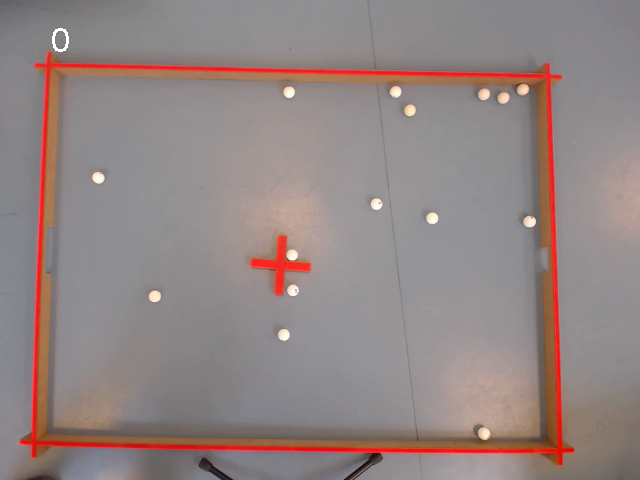
#> input picture detection/roboflow/image_1.jpg, 640 x 480 px, given in place of the camera
$ python live_wall.py
#> lines starting #> are read from the running program, lines starting #| are printed output that depends on the picture; after the words box and inside, x2 and y2 are one past the last pixel; in counts of white or black regions, pixels touching at a corner belong together
import cv2
import numpy as np
from sklearn.cluster import DBSCAN
import time

class LiveStreamProcessor:
    def __init__(self, camera_id=2):
#> in run, frame is the input picture: shape (480, 640, 3); mean B, G, R 131.6, 132.8, 147.1
        self.cap = cv2.VideoCapture(camera_id)
        if not self.cap.isOpened():
            raise Exception("Could not open camera")
        self.cap.set(cv2.CAP_PROP_FRAME_WIDTH, 1024)
        self.cap.set(cv2.CAP_PROP_FRAME_HEIGHT, 768)
        self.last_time = time.time()

    def process_frame(self, frame):
        current_time = time.time()
        # Process the frame as before
        lower_red = np.array([0, 0, 100])
        upper_red = np.array([50, 50, 255])
        mask = cv2.inRange(frame, lower_red, upper_red)
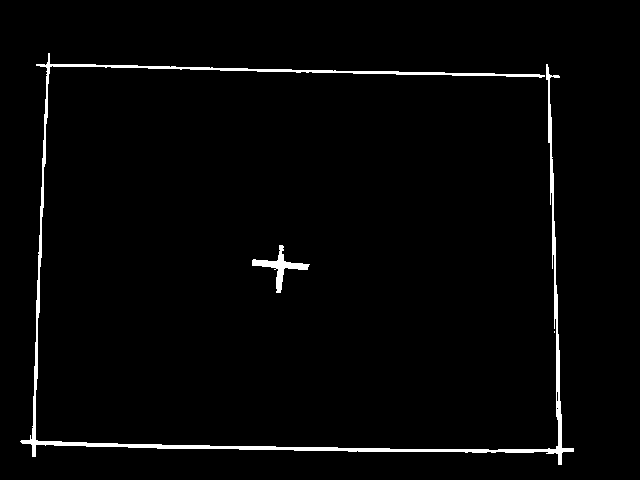
#> mask: shape (480, 640); 2.1% white; 3 white regions (1 under 20 px), largest, box (x1, y1, x2, y2) and area: (20, 53, 574, 465) 5988, (252, 245, 310, 293) 609
        red_img = cv2.bitwise_and(frame, frame, mask=mask)
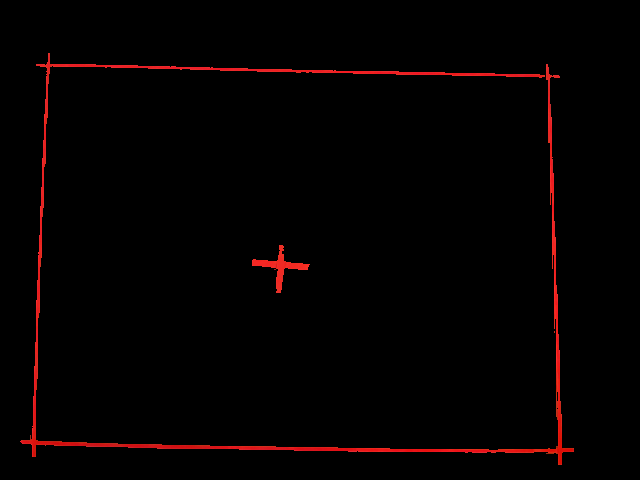
#> red_img: shape (480, 640, 3); mean B, G, R 0.7, 0.7, 4.9
        gray = cv2.cvtColor(red_img, cv2.COLOR_BGR2GRAY)
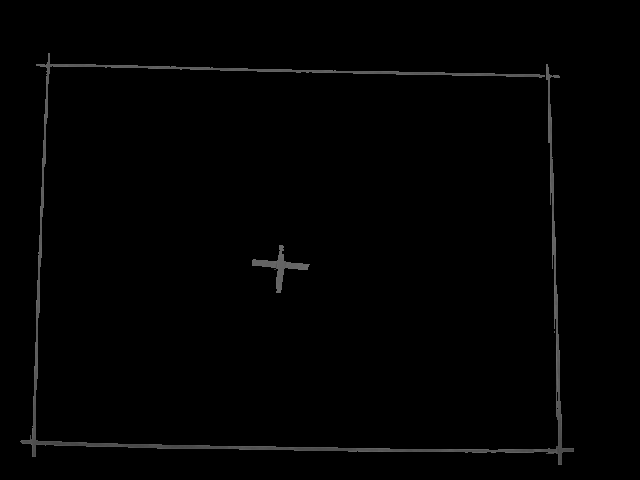
#> gray: shape (480, 640); min 0, max 111, mean 2
        _, bw = cv2.threshold(gray, 128, 255, cv2.THRESH_BINARY | cv2.THRESH_OTSU)
        kernel = np.ones((5, 5), np.uint8)
        bw = cv2.dilate(bw, kernel, iterations=1)
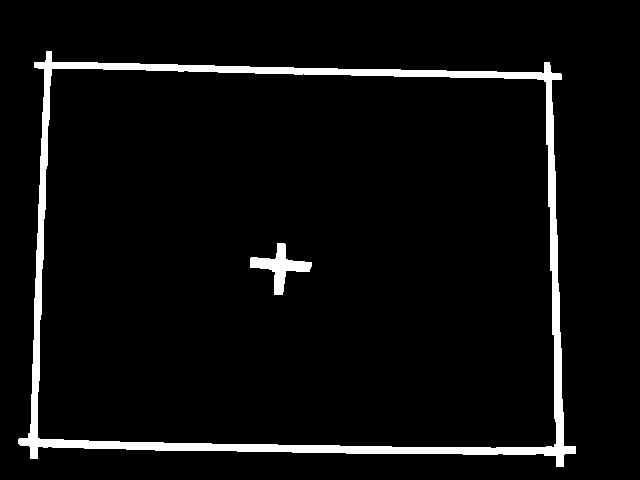
#> bw: shape (480, 640); 4.8% white; 2 white regions, box (x1, y1, x2, y2) and area: (18, 51, 576, 467) 13770, (250, 243, 312, 295) 1083
        bw = cv2.morphologyEx(bw, cv2.MORPH_CLOSE, kernel)
#> bw: shape (480, 640); 4.8% white; 2 white regions, box (x1, y1, x2, y2) and area: (18, 51, 576, 467) 13783, (250, 243, 312, 295) 1086
        bw = cv2.erode(bw, kernel, iterations=1)
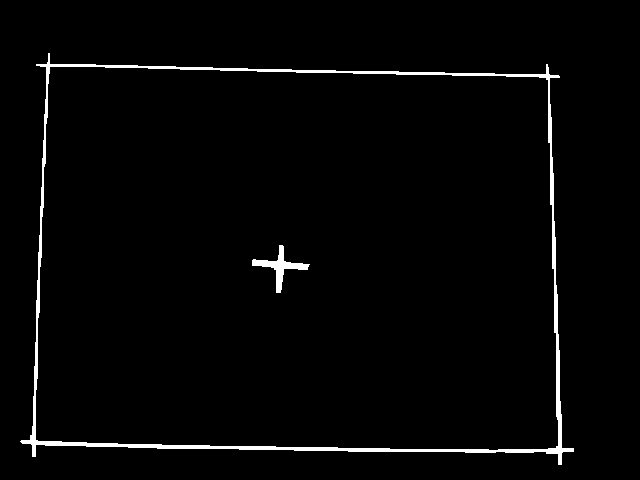
#> bw: shape (480, 640); 2.2% white; 2 white regions, box (x1, y1, x2, y2) and area: (20, 53, 574, 465) 6123, (252, 245, 310, 293) 634
        bw = cv2.dilate(bw, kernel, iterations=1)
        lines = cv2.HoughLinesP(bw, 1, np.pi/180, threshold=62, minLineLength=0, maxLineGap=5)
#> lines = 70 rows, first 6: [18, 441, 575, 451], [504, 78, 526, 78], [19, 444, 575, 453], [29, 446, 434, 453], [21, 441, 54, 441], [34, 66, 561, 75]

        intersections = []
        if lines is not None:
            for x1, y1, x2, y2 in lines[:, 0]:
                cv2.line(frame, (x1, y1), (x2, y2), (0, 255, 0), 2)
#> this loop made 70 passes
#> (x1, y1, x2, y2) on passes 1 to 12: (18, 441, 575, 451), (504, 78, 526, 78), (19, 444, 575, 453), (29, 446, 434, 453), (21, 441, 54, 441), (34, 66, 561, 75), (34, 67, 561, 76), (453, 71, 496, 71), (34, 64, 560, 73), (546, 62, 560, 466), (31, 458, 46, 51), (218, 72, 561, 78)
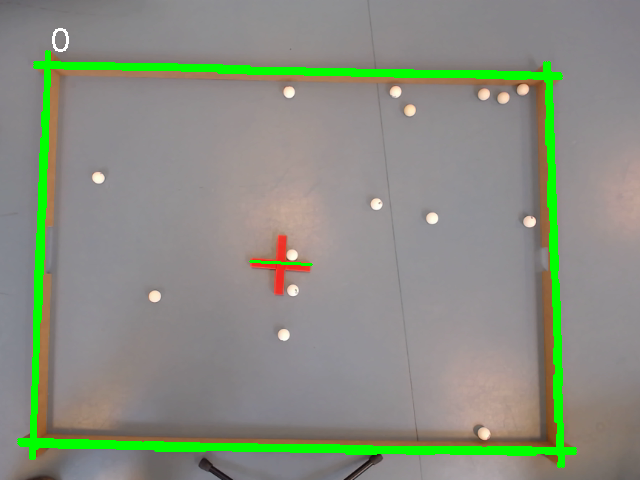
#> frame: shape (480, 640, 3); 5.18% of pixels changed, all inside (x1, y1, x2, y2) = (17, 50, 577, 468)
            for i in range(len(lines)):
                for j in range(i + 1, len(lines)):
                    pt = self.line_intersection(lines[i][0], lines[j][0])
                    if pt and self.is_within_bounds(pt, lines[i][0]) and self.is_within_bounds(pt, lines[j][0]):
                        intersections.append(pt)
                        cv2.circle(frame, (int(pt[0]), int(pt[1])), 5, (255, 0, 0), -1)
#> this loop made 70 passes
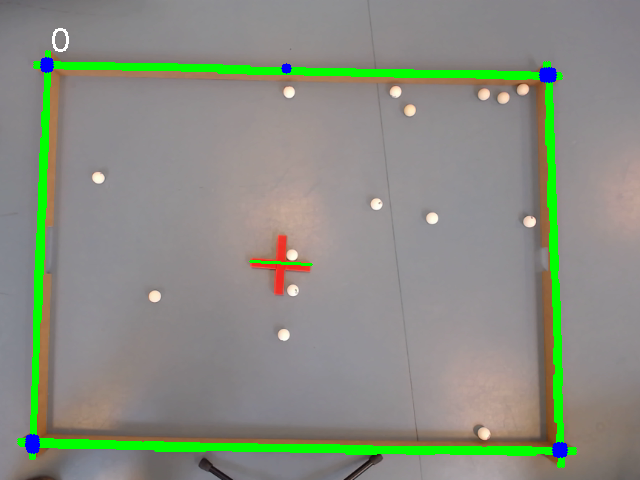
#> frame: shape (480, 640, 3); 0.31% of pixels changed, all inside (x1, y1, x2, y2) = (25, 57, 568, 458)

        # DBSCAN clustering and centroid calculation every 5 seconds
        if current_time - self.last_time >= 5:
            self.last_time = current_time
            if intersections:
                dbscan = DBSCAN(eps=10, min_samples=2)
                points = np.array(intersections)
                clusters = dbscan.fit_predict(points)
                centroids = [points[clusters == i].mean(axis=0) for i in range(max(clusters) + 1) if i != -1]

                # Select the four most central centroids
                if len(centroids) > 4:
                    centroids = sorted(centroids, key=lambda x: (x[0] - frame.shape[1]/2)**2 + (x[1] - frame.shape[0]/2)**2)[:4]

                for centroid in centroids:
                    cv2.circle(frame, (int(centroid[0]), int(centroid[1])), 10, (255, 255, 0), 2)
                    print(f"Cluster centroid at {current_time}: {centroid}")

        cv2.imshow('Live Stream', frame)

    def line_intersection(self, line1, line2):
        x1, y1, x2, y2 = line1
        x3, y3, x4, y4 = line2
        denominator = (x1 - x2) * (y3 - y4) - (y1 - y2) * (x3 - x4)
        if denominator == 0:
            return None  # Lines are parallel
        px = ((x1 * y2 - y1 * x2) * (x3 - x4) - (x1 - x2) * (x3 * y4 - y3 * x4)) / denominator
        py = ((x1 * y2 - y1 * x2) * (y3 - y4) - (y1 - y2) * (x3 * y4 - y3 * x4)) / denominator
        return (px, py)

    def is_within_bounds(self, pt, line):
        x, y = pt
        x1, y1, x2, y2 = line
        return min(x1, x2) <= x <= max(x1, x2) and min(y1, y2) <= y <= max(y1, y2)

    def release(self):
        self.cap.release()
        cv2.destroyAllWindows()

    def run(self):
        while True:
            ret, frame = self.cap.read()
            if not ret:
                print("Failed to grab frame")
                break
            self.process_frame(frame)
            if cv2.waitKey(1) & 0xFF == ord('q'):
#> (key q is pressed here)
                break

if __name__ == "__main__":
    processor = LiveStreamProcessor()
    processor.run()
